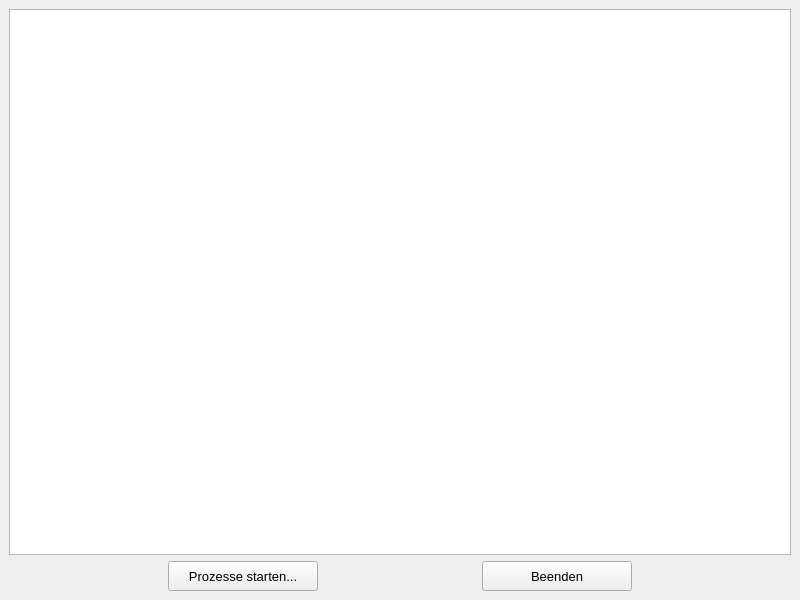
<?xml version="1.0" encoding="UTF-8"?>
<ui version="4.0">
 <class>MainWindow</class>
 <widget class="QMainWindow" name="MainWindow">
  <property name="geometry">
   <rect>
    <x>0</x>
    <y>0</y>
    <width>800</width>
    <height>600</height>
   </rect>
  </property>
  <property name="font">
   <font>
    <pointsize>10</pointsize>
   </font>
  </property>
  <property name="windowTitle">
   <string>ThreadBeispiel</string>
  </property>
  <widget class="QWidget" name="centralwidget">
   <layout class="QVBoxLayout" name="verticalLayout">
    <item>
     <widget class="QListWidget" name="listWidget"/>
    </item>
    <item>
     <layout class="QHBoxLayout" name="horizontalLayout">
      <item>
       <spacer name="horizontalSpacer">
        <property name="orientation">
         <enum>Qt::Horizontal</enum>
        </property>
        <property name="sizeHint" stdset="0">
         <size>
          <width>40</width>
          <height>20</height>
         </size>
        </property>
       </spacer>
      </item>
      <item>
       <widget class="QPushButton" name="btnStart">
        <property name="minimumSize">
         <size>
          <width>150</width>
          <height>30</height>
         </size>
        </property>
        <property name="maximumSize">
         <size>
          <width>150</width>
          <height>30</height>
         </size>
        </property>
        <property name="text">
         <string>Prozesse starten...</string>
        </property>
       </widget>
      </item>
      <item>
       <spacer name="horizontalSpacer_3">
        <property name="orientation">
         <enum>Qt::Horizontal</enum>
        </property>
        <property name="sizeHint" stdset="0">
         <size>
          <width>40</width>
          <height>20</height>
         </size>
        </property>
       </spacer>
      </item>
      <item>
       <widget class="QPushButton" name="btnBeenden">
        <property name="minimumSize">
         <size>
          <width>150</width>
          <height>30</height>
         </size>
        </property>
        <property name="maximumSize">
         <size>
          <width>150</width>
          <height>30</height>
         </size>
        </property>
        <property name="text">
         <string>Beenden</string>
        </property>
       </widget>
      </item>
      <item>
       <spacer name="horizontalSpacer_2">
        <property name="orientation">
         <enum>Qt::Horizontal</enum>
        </property>
        <property name="sizeHint" stdset="0">
         <size>
          <width>40</width>
          <height>20</height>
         </size>
        </property>
       </spacer>
      </item>
     </layout>
    </item>
   </layout>
  </widget>
 </widget>
 <resources/>
 <connections/>
</ui>
